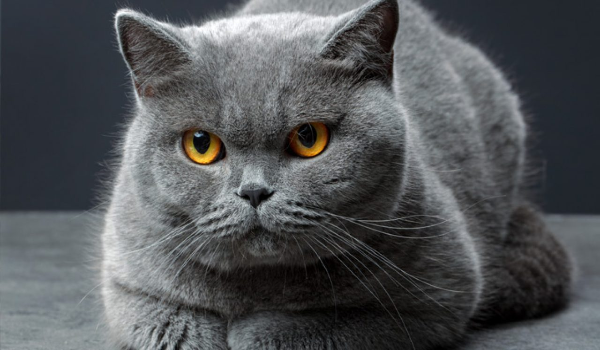
#> input picture Resources/gatinAdjusted.png, 600 x 350 px, found by its file name
$ python detectingColors.py
#> lines starting #> are read from the running program, lines starting #| are printed output that depends on the picture; after the words box and inside, x2 and y2 are one past the last pixel; in counts of white or black regions, pixels touching at a corner belong together
import cv2
import numpy as np

# Empty function definition, to handle function createTrackBar parameters.
def empty(a):
    pass

# Images stacking function
def stackImages(scale,imgArray):
    rows = len(imgArray)
    cols = len(imgArray[0])
    rowsAvailable = isinstance(imgArray[0], list)
    width = imgArray[0][0].shape[1]
    height = imgArray[0][0].shape[0]
    if rowsAvailable:
        for x in range ( 0, rows):
            for y in range(0, cols):
                if imgArray[x][y].shape[:2] == imgArray[0][0].shape [:2]:
                    imgArray[x][y] = cv2.resize(imgArray[x][y], (0, 0), None, scale, scale)
                else:
                    imgArray[x][y] = cv2.resize(imgArray[x][y], (imgArray[0][0].shape[1], imgArray[0][0].shape[0]), None, scale, scale)
                if len(imgArray[x][y].shape) == 2: imgArray[x][y]= cv2.cvtColor( imgArray[x][y], cv2.COLOR_GRAY2BGR)
        imageBlank = np.zeros((height, width, 3), np.uint8)
        hor = [imageBlank]*rows
        hor_con = [imageBlank]*rows
        for x in range(0, rows):
            hor[x] = np.hstack(imgArray[x])
        ver = np.vstack(hor)
    else:
        for x in range(0, rows):
            if imgArray[x].shape[:2] == imgArray[0].shape[:2]:
                imgArray[x] = cv2.resize(imgArray[x], (0, 0), None, scale, scale)
            else:
                imgArray[x] = cv2.resize(imgArray[x], (imgArray[0].shape[1], imgArray[0].shape[0]), None,scale, scale)
            if len(imgArray[x].shape) == 2: imgArray[x] = cv2.cvtColor(imgArray[x], cv2.COLOR_GRAY2BGR)
        hor= np.hstack(imgArray)
        ver = hor
    return ver

# Creation of trackbar controls, starting with a new window definition followed by its resize. In adittion, we need to define
# the minimum and maximum values of the trackbar, including a callback function that is required by createTrackBar function (empty).
path = 'Resources/gatinAdjusted.png'
cv2.namedWindow("TrackBars")
cv2.resizeWindow("TrackBars",640,240)
cv2.createTrackbar("Hue Min","TrackBars",0,179,empty)
cv2.createTrackbar("Hue Max","TrackBars",37,179,empty)
cv2.createTrackbar("Sat Min","TrackBars",116,255,empty)
cv2.createTrackbar("Sat Max","TrackBars",251,255,empty)
cv2.createTrackbar("Val Min","TrackBars",50,255,empty)
cv2.createTrackbar("Val Max","TrackBars",255,255,empty)

# Start of the loop that make possible to apply in real time trackbar changes in HSV
while True:
    img = cv2.imread(path)
#> img is the input picture: shape (350, 600, 3); mean B, G, R 86.9, 84.3, 81.8

    # Converting color from RGB to HSV (Hue, Saturation, and Value/Brightness)
    imgHSV = cv2.cvtColor(img,cv2.COLOR_BGR2HSV)
#> imgHSV: shape (350, 600, 3); mean H, S, V 84.6, 30.6, 88.4

    # Assigning HSV values based on trackbar positions
    h_min = cv2.getTrackbarPos("Hue Min","TrackBars")
    h_max = cv2.getTrackbarPos("Hue Max", "TrackBars")
    s_min = cv2.getTrackbarPos("Sat Min", "TrackBars")
    s_max = cv2.getTrackbarPos("Sat Max", "TrackBars")
    v_min = cv2.getTrackbarPos("Val Min", "TrackBars")
    v_max = cv2.getTrackbarPos("Val Max", "TrackBars")

    # Diplay of trackbar created
    print(h_min,h_max,s_min,s_max,v_min,v_max)

    # Lower and upper scale definition
    lower = np.array([h_min,s_min,v_min])
    upper = np.array([h_max,s_max,v_max])
    mask = cv2.inRange(imgHSV,lower,upper)
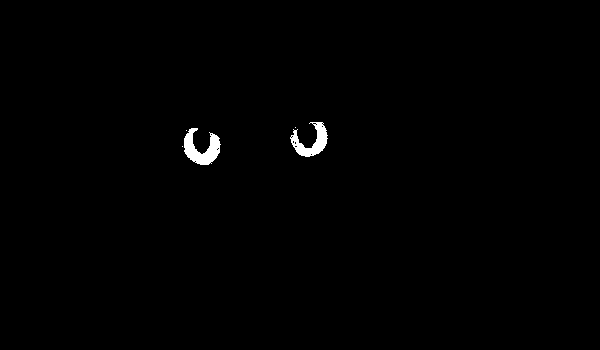
#> mask: shape (350, 600); 0.62% white; 5 white regions (3 under 20 px), largest, box (x1, y1, x2, y2) and area: (184, 128, 221, 165) 714, (290, 122, 328, 157) 595

    # Applying a mask to the original image, creating a new one, based on the active and inactive pixels of the mask
    imgResult = cv2.bitwise_and(img,img,mask=mask)

    # [6 lines of commented-out code are left out]
    imgStack = stackImages(0.6,([img,imgHSV],[mask,imgResult]))
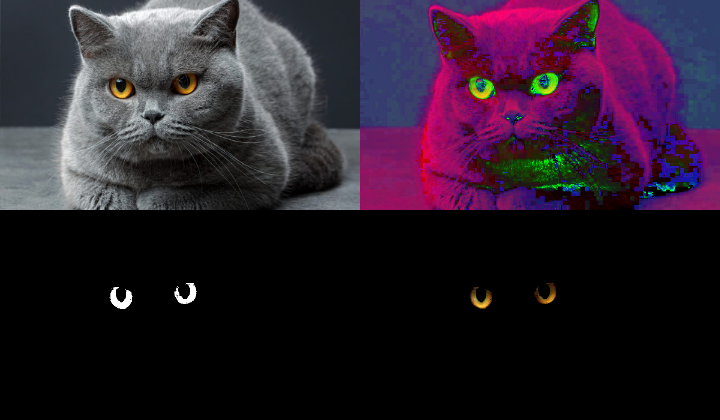
#> imgStack: shape (420, 720, 3); mean B, G, R 43.3, 29.2, 43.1
    cv2.imshow("Stacked Images", imgStack)

    # Definition of image updates based on trackbar changes (1 millisecond practically enables real-time updates)
    cv2.waitKey(1)
